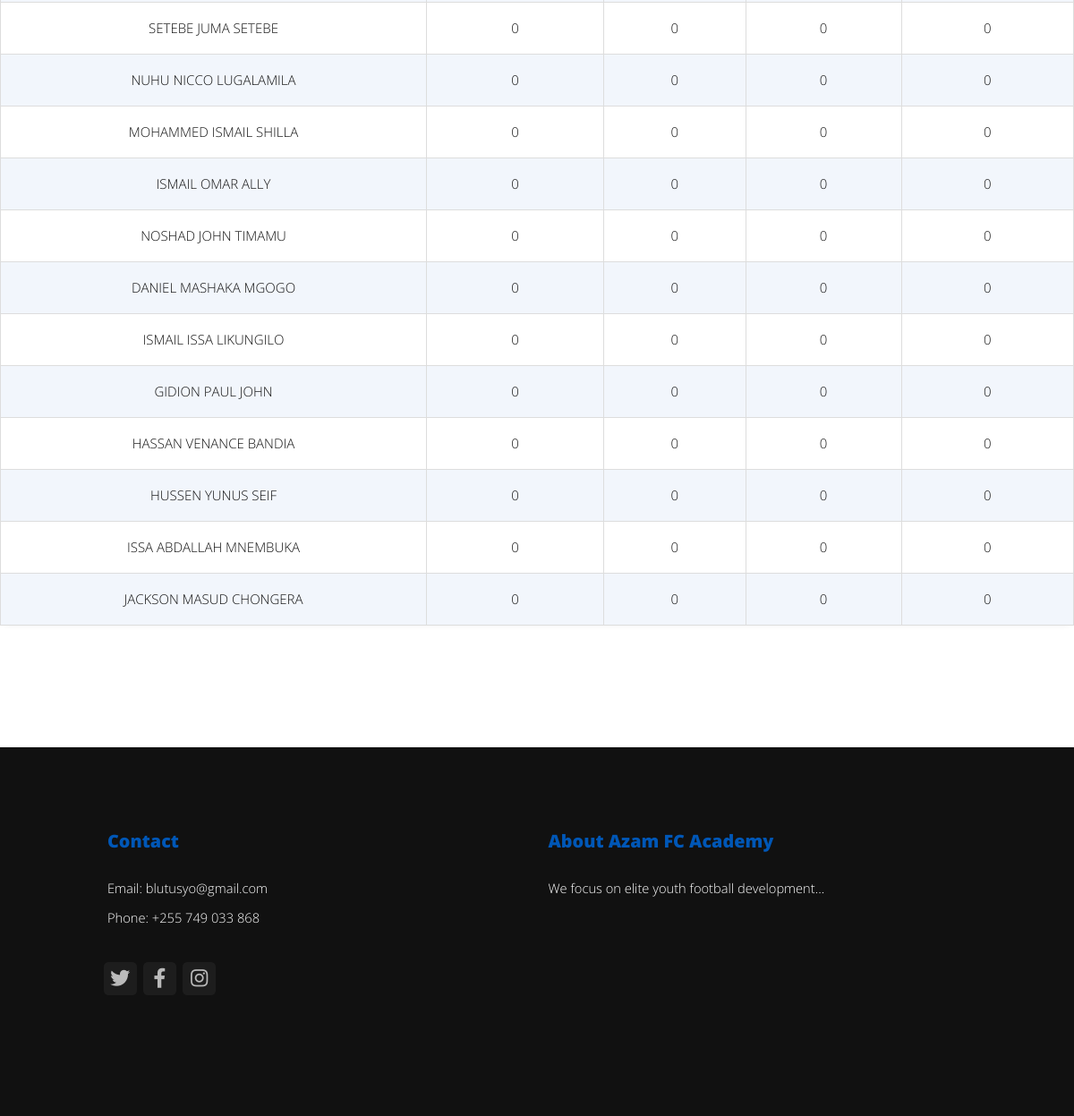
/matches_app/U20/player-statistics/ (signed in, lower part), run on an earlier commit of the app's database.
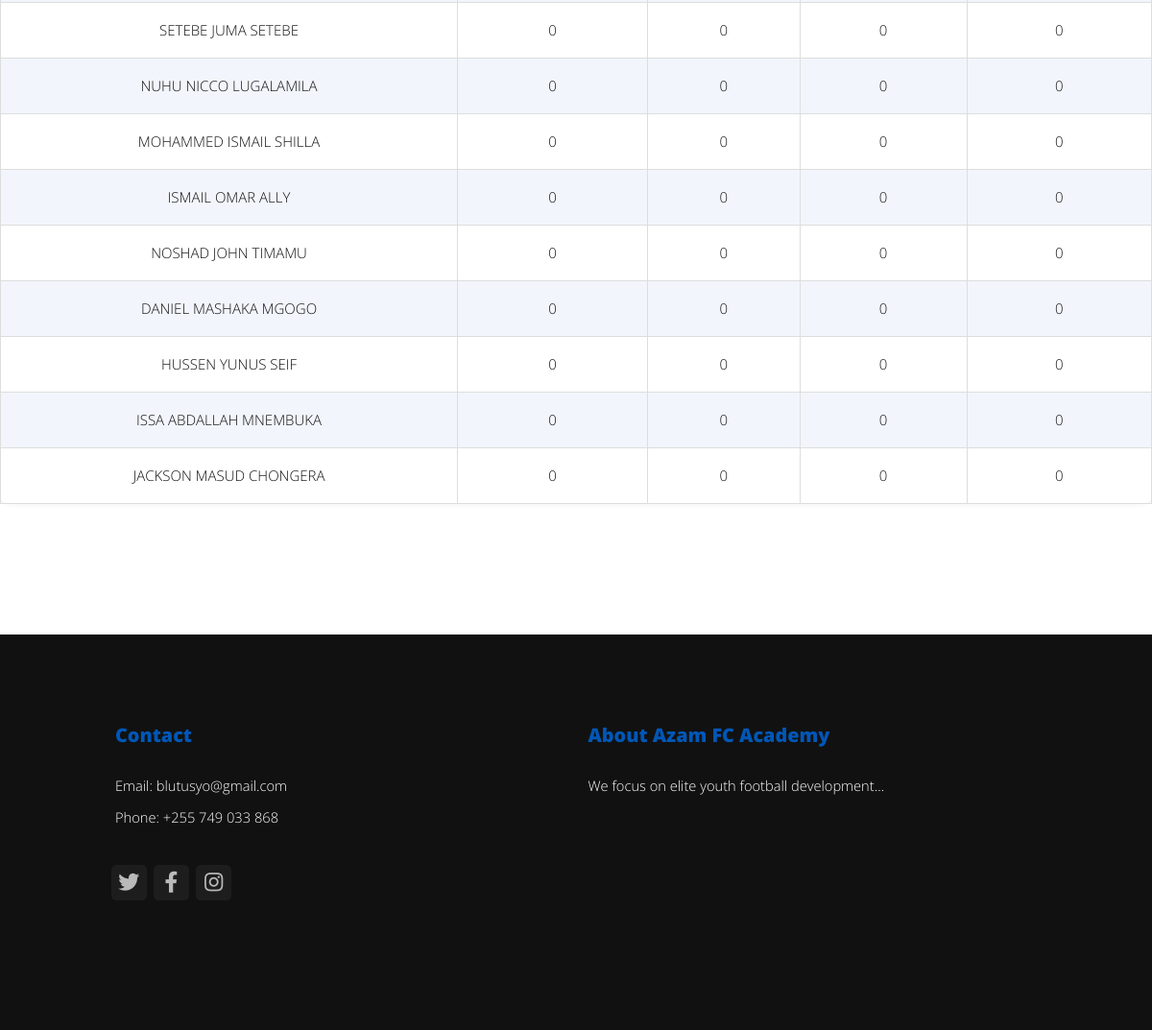
And on a later commit of the database.
### players_app/models.py (models this page shows, shortened)
class Player(models.Model):
    name = models.CharField(max_length=100)
    birthdate = models.CharField(max_length=10, null=True, blank=True)
    place_of_birth = models.CharField(max_length=100, default="Tanzania")
    nationality = models.CharField(max_length=50, default="Tanzania")
    position = models.CharField(max_length=50, choices=[
        ('Forward', 'Forward'),
        ('Midfielder', 'Midfielder'),
        ('Defender', 'Defender'),
        ('Goalkeeper', 'Goalkeeper'),
    ])
    height = models.DecimalField(max_digits=5, decimal_places=0, default=170)
    weight = models.DecimalField(max_digits=5, decimal_places=0, default=65)
    foot_preference = models.CharField(max_length=5, choices=[('Left', 'Left'), ('Right', 'Right')], default='Right')
    jersey_number = models.PositiveIntegerField(default=0)
    photo = models.ImageField(upload_to='player_photos/', default='files_to_be_imported/default_image.png')
    age_group = models.CharField(max_length=30, choices=AGE_GROUP_CHOICES, default=UNDER_20)

### matches_app/views.py (the view)
# urls.py: path('<str:team>/player-statistics/', views.player_statistics_view, name='players_statistics'),
@login_required
def player_statistics_view(request,team):
    selected_season = request.GET.get('season')
    selected_age_group = request.GET.get('age_group')
    selected_competition = request.GET.get('competition')
    matches = Match.objects.all()
    seasons = dict(Match._meta.get_field('season').choices)
    competitions = dict(Match._meta.get_field('competition_type').choices)
    age_groups = dict(Player._meta.get_field('age_group').choices)
    stats = PlayerMatchStats.objects.select_related('player', 'match')
    players = Player.objects.filter(age_group=team)
    if selected_season:
        stats = stats.filter(match__season=selected_season)
    if selected_age_group:
        stats = stats.filter(player__age_group=selected_age_group)
    if selected_competition:
        stats = stats.filter(match__competition_type=selected_competition)
    if selected_age_group:
        players = Player.objects.filter(age_group=selected_age_group)
    player_data = []
    for player in players:
        player_stats = stats.filter(player=player)
        appearances = player_stats.count()
        goals = player_stats.aggregate(Sum('goals'))['goals__sum'] or 0
        assists = player_stats.aggregate(Sum('assists'))['assists__sum'] or 0
        minutes = player_stats.aggregate(Sum('minutes_played'))['minutes_played__sum'] or 0
        player_data.append({
            'player': player,
            'appearances': appearances,
            'goals': goals,
            'assists': assists,
            'minutes': minutes,
        })
    context = {
        'seasons': seasons,
        'age_groups': age_groups,
        'competitions': competitions,
        'selected_season': selected_season,
        'selected_age_group': selected_age_group,
        'selected_competition': selected_competition,
        'player_data': player_data,
        'team_selected': team,
    }
    return render(request, 'matches_app/players_statistics.html', context)

### players_app/context_processors.py (called while the page is built)
def player_filters(request):
    age_groups = Player.objects.values_list('age_group', flat=True).distinct()
    selected_age_group = request.GET.get('age_group', '')
    return {
        'age_groups': age_groups,
        'selected_age_group': selected_age_group,
    }

### matches_app/templates/matches_app/players_statistics.html (shortened to what this page needs)
{% extends "base.html" %}
{% load static %}
{% block content %}
<link rel="stylesheet" href="{% static 'matches_app/css/players_statistics.css' %}">
<div class="stats-table-container">
    <table class="stats-table">
        <tbody>
            {% for item in player_data %}
            <tr>
                <td>{{ item.player.name }}</td>
                <td>{{ item.appearances }}</td>
                <td>{{ item.goals }}</td>
                <td>{{ item.assists }}</td>
                <td>{{ item.minutes }}</td>
            </tr>
            {% empty %}
            <tr><td colspan="5">No stats found for selected filters.</td></tr>
            {% endfor %}
        </tbody>
    </table>
</div>
{% endblock %}

What changed in the data, as far as the page shows it:
no longer on this page (row edited): Player: player.name "ISMAIL ISSA LIKUNGILO", appearances "0", goals "0", assists "0", minutes "0"
no longer on this page (row edited): Player: player.name "GIDION PAUL JOHN", appearances "0", goals "0", assists "0", minutes "0"
no longer on this page (row edited): Player: player.name "HASSAN VENANCE BANDIA", appearances "0", goals "0", assists "0", minutes "0"
